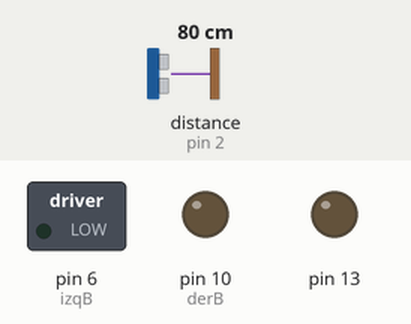
Simulated run of this sketch. Board: Arduino Uno, built with avr-gcc and run on an emulated ATmega328P. On the bench: switched loads named in the sketch (green lamp = pin HIGH), output pins drawn as LEDs (lit = HIGH). Wiring (inferred from the names in the program): ultrasonic range finder: trigger pin 3; echo pin 2. Dashed ring = blinking. Inputs (shaded band) come from the test bench; at power-on: distance to the obstacle (sensor on pin 2) 80 cm. The echo pulse lasts 58.3 µs per cm; pins used as bus, display or sensor lines are not drawn.

Above: at 1.2 s.
1.3 s: distance to the obstacle (sensor on pin 2) set to 19 cm
2.8 s: distance to the obstacle (sensor on pin 2) set to 14 cm
At 3.4 s:
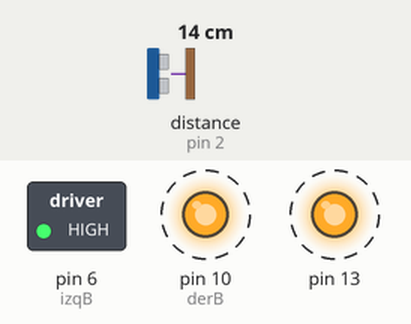
5.8 s: distance to the obstacle (sensor on pin 2) set to 4 cm
8.8 s: distance to the obstacle (sensor on pin 2) set to 2 cm
10.4 s: distance to the obstacle (sensor on pin 2) set to 9 cm
At 10.51 s:
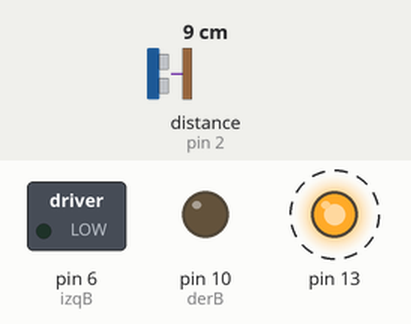
Timing chart, 0 to 14.4 s (numbered marks = the images above; inputs shaded):
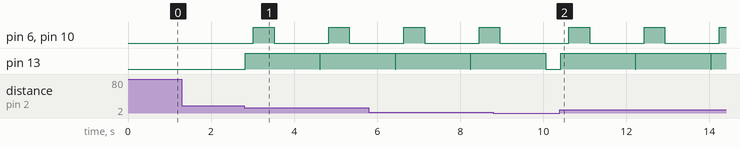

Measured:
- the behaviour switches between 17 and 16 cm on distance to the obstacle (sensor on pin 2) (found by bisection; images 0 and 1)
- after the input at 1.3 s, every drawn part: stays the same
- after the input at 2.8 s, pin 6 (izqB), pin 10 (derB): alternates HIGH for 0.50 s and LOW for 1.3 s, starting after 0.22 s; pin 13: LOW → HIGH at once, → LOW 1.8 s later, → HIGH 0.01 s later
- after the input at 10.4 s, pin 6 (izqB), pin 10 (derB): alternates HIGH for 0.50 s and LOW for 1.3 s, starting after 0.22 s; pin 13: alternates HIGH for 1.8 s and LOW for 0.01 s, starting at once

The sketch:

arduino_space_apps.ino
```cpp
int izqA = 5;
int izqB = 6;
int derA = 9;
int derB = 10;
int vel = 255;            // Velocidad de los motores (0-255)
int estado = 'on/of';
boolean encendido = false;

int pecho = 2;            // define el pin 2 como (pecho) para el Ultrasonido
int ptrig = 3;            // define el pin 3 como (ptrig) para el Ultrasonido
int duracion, distancia;  // para Calcular distacia

void setup()  {
  Serial.begin(9600);    // inicia el puerto serial para comunicacion con el Bluetooth
  pinMode(derA, OUTPUT);
  pinMode(derB, OUTPUT);
  pinMode(izqA, OUTPUT);
  pinMode(izqB, OUTPUT);

  pinMode(pecho, INPUT);   // define el pin 2 como entrada (pecho)
  pinMode(ptrig,OUTPUT);   // define el pin 3 como salida  (ptrig)
  pinMode(13,OUTPUT);
}

void loop()  {

  if(Serial.available()>0){        // lee el bluetooth y almacena en estado
    estado = Serial.read();
  }
  if(estado=='on/of'&& encendido == false){
     encendido=true;
  } else  if (estado== 'on/of'&& encendido == true){
     encendido=false;}
     switch(estado){
       case 'arriba': analogWrite(derB, 0);
                      analogWrite(izqB, 0);
                      analogWrite(derA, vel);
                      analogWrite(izqA, vel);

       case'izquierda': analogWrite(derB, 0);
                        analogWrite(izqB, 0);
                        analogWrite(derA, 0);
                        analogWrite(izqA, vel);

       case 'centro':    analogWrite(derB, 0);
                         analogWrite(izqB, 0);
                         analogWrite(derA, 0);
                         analogWrite(izqA, 0);

        case 'derecha':  analogWrite(derB, 0);
                         analogWrite(izqB, 0);
                         analogWrite(izqA, 0);
                         analogWrite(derA, vel);

        case 'abajo':    analogWrite(derA, 0);
                         analogWrite(izqA, 0);
                         analogWrite(derB, vel);
                         analogWrite(izqB, vel);
     }

  if (encendido == true){          // Boton ON,  se mueve sensando distancia

     digitalWrite(ptrig, HIGH);   // genera el pulso de trigger por 10us
     delay(0.01);
     digitalWrite(ptrig, LOW);

     duracion = pulseIn(pecho, HIGH);              // Lee el tiempo del Echo
     distancia = (duracion/2) / 29;            // calcula la distancia en centimetros
     delay(10);

     if (distancia <= 15 && distancia >=2){    // si la distancia es menor de 15cm
        digitalWrite(13,HIGH);                 // Enciende LED

        analogWrite(derB, 0);                  // Parar los motores por 200 mili segundos
        analogWrite(izqB, 0);
        analogWrite(derA, 0);
        analogWrite(izqA, 0);
        delay (200);

        analogWrite(derB, vel);               // Reversa durante 500 mili segundos
        analogWrite(izqB, vel);
        delay(500);

        analogWrite(derB, 0);                // Girar durante 1100 milisegundos
        analogWrite(izqB, 0);
        analogWrite(derA, 0);
        analogWrite(izqA, vel);
        delay(1100);

        digitalWrite(13,LOW);
     }
     else{                   // Si no hay obstaculos se desplaza al frente
         analogWrite(derB, 0);
         analogWrite(izqB, 0);
         analogWrite(derA, vel);
         analogWrite(izqA, vel);
     }
  }
  if(encendido == false){          // Boton OFF, detiene los motores no hace nada
     analogWrite(derB, 0);
     analogWrite(izqB, 0);
     analogWrite(derA, 0);
     analogWrite(izqA, 0);
  }
}
```
